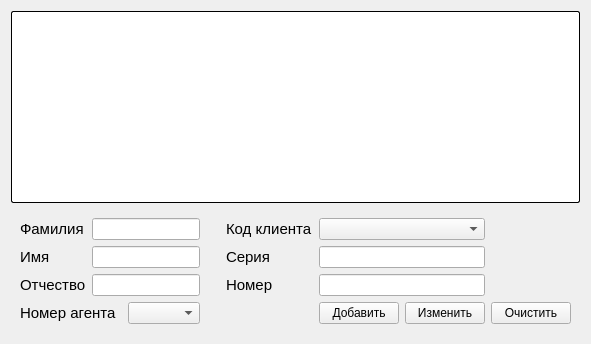
            <widget class="QWidget" name="tab_15">
             <attribute name="title">
              <string>Покупатель</string>
             </attribute>
             <layout class="QGridLayout" name="gridLayout_11">
              <item row="0" column="0">
               <widget class="QTableWidget" name="tableWidget_1">
                <property name="styleSheet">
                 <string notr="true">
border-radius: 2px;      
  border-width: 1px;      
  border-color:  black;   
  border-style: outset;
background-color: rgb(255, 255, 255);</string>
                </property>
               </widget>
              </item>
              <item row="1" column="0">
               <widget class="QWidget" name="widget_12" native="true">
                <property name="styleSheet">
                 <string notr="true"/>
                </property>
                <layout class="QGridLayout" name="gridLayout_2">
                 <item row="0" column="0">
                  <widget class="QLabel" name="label_45">
                   <property name="text">
                    <string>&lt;html&gt;&lt;head/&gt;&lt;body&gt;&lt;p&gt;&lt;span style=&quot; font-size:11pt;&quot;&gt;Фамилия&lt;/span&gt;&lt;/p&gt;&lt;/body&gt;&lt;/html&gt;</string>
                   </property>
                  </widget>
                 </item>
                 <item row="0" column="1" colspan="2">
                  <widget class="QLineEdit" name="line3">
                   <property name="styleSheet">
                    <string notr="true"/>
                   </property>
                  </widget>
                 </item>
                 <item row="0" column="3" rowspan="3">
                  <spacer name="verticalSpacer_5">
                   <property name="orientation">
                    <enum>Qt::Vertical</enum>
                   </property>
                   <property name="sizeHint" stdset="0">
                    <size>
                     <width>20</width>
                     <height>63</height>
                    </size>
                   </property>
                  </spacer>
                 </item>
                 <item row="0" column="4">
                  <widget class="QLabel" name="label_84">
                   <property name="text">
                    <string>&lt;html&gt;&lt;head/&gt;&lt;body&gt;&lt;p&gt;&lt;span style=&quot; font-size:11pt;&quot;&gt;Код клиента&lt;/span&gt;&lt;/p&gt;&lt;/body&gt;&lt;/html&gt;</string>
                   </property>
                  </widget>
                 </item>
                 <item row="0" column="5" colspan="2">
                  <widget class="QComboBox" name="comboBox"/>
                 </item>
                 <item row="1" column="0">
                  <widget class="QLabel" name="label_47">
                   <property name="text">
                    <string>&lt;html&gt;&lt;head/&gt;&lt;body&gt;&lt;p&gt;&lt;span style=&quot; font-size:11pt;&quot;&gt;Имя&lt;/span&gt;&lt;/p&gt;&lt;/body&gt;&lt;/html&gt;</string>
                   </property>
                  </widget>
                 </item>
                 <item row="1" column="1" colspan="2">
                  <widget class="QLineEdit" name="line4">
                   <property name="styleSheet">
                    <string notr="true"/>
                   </property>
                  </widget>
                 </item>
                 <item row="1" column="4">
                  <widget class="QLabel" name="label_46">
                   <property name="text">
                    <string>&lt;html&gt;&lt;head/&gt;&lt;body&gt;&lt;p&gt;&lt;span style=&quot; font-size:11pt;&quot;&gt;Серия&lt;/span&gt;&lt;/p&gt;&lt;/body&gt;&lt;/html&gt;</string>
                   </property>
                  </widget>
                 </item>
                 <item row="1" column="5" colspan="2">
                  <widget class="QLineEdit" name="line7">
                   <property name="styleSheet">
                    <string notr="true"/>
                   </property>
                  </widget>
                 </item>
                 <item row="2" column="0">
                  <widget class="QLabel" name="label_49">
                   <property name="text">
                    <string>&lt;html&gt;&lt;head/&gt;&lt;body&gt;&lt;p&gt;&lt;span style=&quot; font-size:11pt;&quot;&gt;Отчество&lt;/span&gt;&lt;/p&gt;&lt;/body&gt;&lt;/html&gt;</string>
                   </property>
                  </widget>
                 </item>
                 <item row="2" column="1" colspan="2">
                  <widget class="QLineEdit" name="line6">
                   <property name="styleSheet">
                    <string notr="true"/>
                   </property>
                  </widget>
                 </item>
                 <item row="2" column="4">
                  <widget class="QLabel" name="label_48">
                   <property name="text">
                    <string>&lt;html&gt;&lt;head/&gt;&lt;body&gt;&lt;p&gt;&lt;span style=&quot; font-size:11pt;&quot;&gt;Номер&lt;/span&gt;&lt;/p&gt;&lt;/body&gt;&lt;/html&gt;</string>
                   </property>
                  </widget>
                 </item>
                 <item row="2" column="5" colspan="2">
                  <widget class="QLineEdit" name="line10">
                   <property name="styleSheet">
                    <string notr="true"/>
                   </property>
                  </widget>
                 </item>
                 <item row="3" column="0" colspan="2">
                  <widget class="QLabel" name="label_85">
                   <property name="text">
                    <string>&lt;html&gt;&lt;head/&gt;&lt;body&gt;&lt;p&gt;&lt;span style=&quot; font-size:11pt;&quot;&gt;Номер агента&lt;/span&gt;&lt;/p&gt;&lt;/body&gt;&lt;/html&gt;</string>
                   </property>
                  </widget>
                 </item>
                 <item row="3" column="2">
                  <widget class="QComboBox" name="comboBox_12"/>
                 </item>
                 <item row="3" column="5">
                  <widget class="QPushButton" name="pushButton_3">
                   <property name="styleSheet">
                    <string notr="true"/>
                   </property>
                   <property name="text">
                    <string>Добавить</string>
                   </property>
                  </widget>
                 </item>
                 <item row="3" column="6">
                  <widget class="QPushButton" name="pushButton_5">
                   <property name="styleSheet">
                    <string notr="true"/>
                   </property>
                   <property name="text">
                    <string>Изменить</string>
                   </property>
                  </widget>
                 </item>
                 <item row="3" column="7">
                  <widget class="QPushButton" name="pushButton_4">
                   <property name="styleSheet">
                    <string notr="true"/>
                   </property>
                   <property name="text">
                    <string>Очистить</string>
                   </property>
                  </widget>
                 </item>
                </layout>
               </widget>
              </item>
             </layout>
            </widget>
